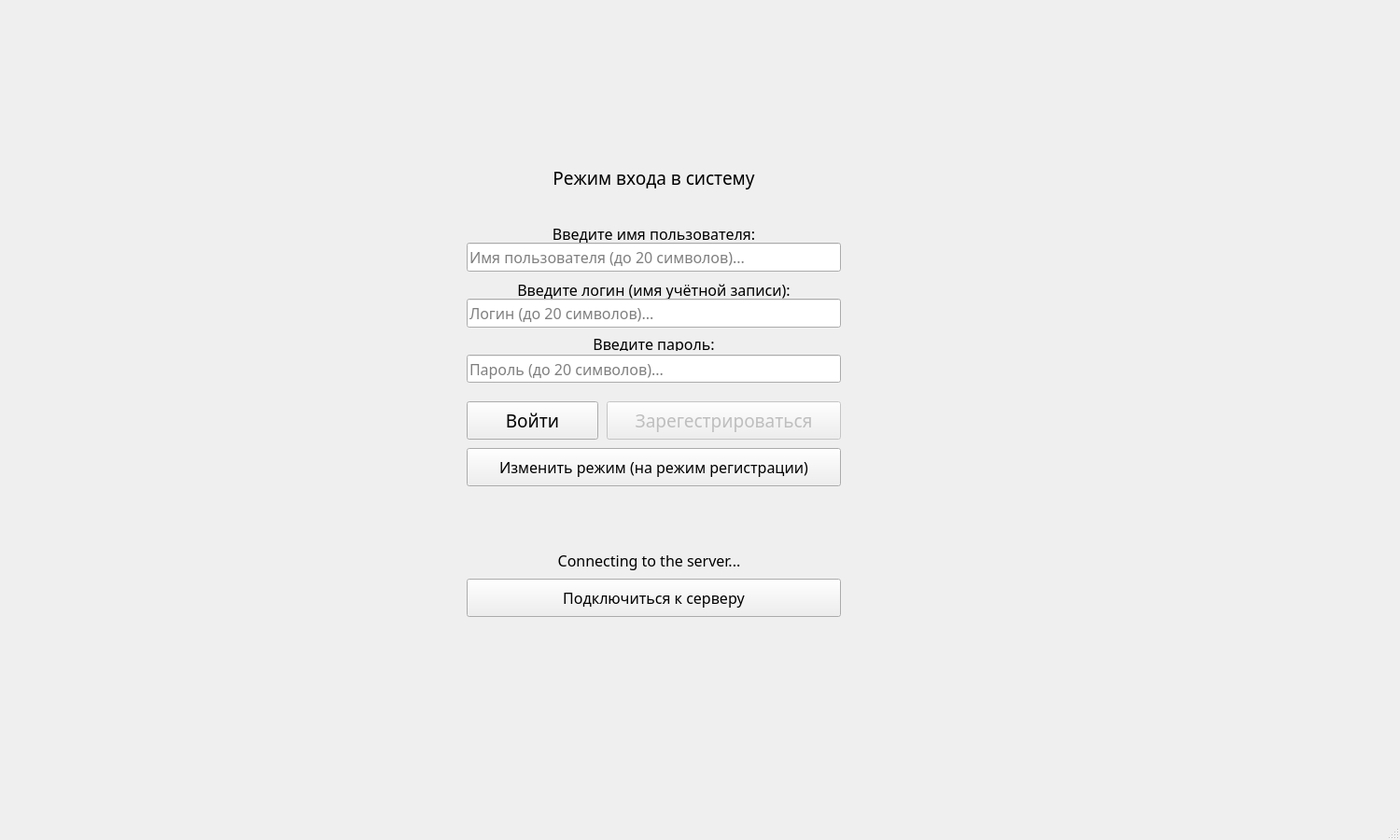
<?xml version="1.0" encoding="UTF-8"?>
<ui version="4.0">
 <class>MainWindow</class>
 <widget class="QMainWindow" name="MainWindow">
  <property name="geometry">
   <rect>
    <x>0</x>
    <y>0</y>
    <width>1500</width>
    <height>900</height>
   </rect>
  </property>
  <property name="minimumSize">
   <size>
    <width>1500</width>
    <height>900</height>
   </size>
  </property>
  <property name="maximumSize">
   <size>
    <width>10391</width>
    <height>10391</height>
   </size>
  </property>
  <property name="windowTitle">
   <string>MainWindow</string>
  </property>
  <property name="autoFillBackground">
   <bool>false</bool>
  </property>
  <widget class="QWidget" name="centralwidget">
   <widget class="QPushButton" name="loginButton">
    <property name="geometry">
     <rect>
      <x>500</x>
      <y>430</y>
      <width>141</width>
      <height>41</height>
     </rect>
    </property>
    <property name="font">
     <font>
      <family>Segoe Print</family>
      <pointsize>14</pointsize>
      <bold>false</bold>
      <underline>false</underline>
      <strikeout>false</strikeout>
      <kerning>true</kerning>
     </font>
    </property>
    <property name="text">
     <string>Войти</string>
    </property>
   </widget>
   <widget class="QLabel" name="enterLoginLabel">
    <property name="geometry">
     <rect>
      <x>500</x>
      <y>300</y>
      <width>401</width>
      <height>20</height>
     </rect>
    </property>
    <property name="font">
     <font>
      <family>Segoe Print</family>
      <pointsize>12</pointsize>
      <underline>false</underline>
     </font>
    </property>
    <property name="autoFillBackground">
     <bool>false</bool>
    </property>
    <property name="text">
     <string>Введите логин (имя учётной записи):</string>
    </property>
    <property name="alignment">
     <set>Qt::AlignmentFlag::AlignCenter</set>
    </property>
   </widget>
   <widget class="QLabel" name="enterPasswordLabel">
    <property name="geometry">
     <rect>
      <x>500</x>
      <y>360</y>
      <width>401</width>
      <height>16</height>
     </rect>
    </property>
    <property name="font">
     <font>
      <family>Segoe Print</family>
      <pointsize>12</pointsize>
     </font>
    </property>
    <property name="autoFillBackground">
     <bool>false</bool>
    </property>
    <property name="text">
     <string>Введите пароль:</string>
    </property>
    <property name="alignment">
     <set>Qt::AlignmentFlag::AlignCenter</set>
    </property>
   </widget>
   <widget class="QPushButton" name="registerButton">
    <property name="enabled">
     <bool>false</bool>
    </property>
    <property name="geometry">
     <rect>
      <x>650</x>
      <y>430</y>
      <width>251</width>
      <height>41</height>
     </rect>
    </property>
    <property name="font">
     <font>
      <family>Segoe Print</family>
      <pointsize>14</pointsize>
     </font>
    </property>
    <property name="text">
     <string>Зарегестрироваться</string>
    </property>
    <property name="checkable">
     <bool>false</bool>
    </property>
   </widget>
   <widget class="QLineEdit" name="loginLineEdit">
    <property name="geometry">
     <rect>
      <x>500</x>
      <y>320</y>
      <width>401</width>
      <height>31</height>
     </rect>
    </property>
    <property name="font">
     <font>
      <family>Segoe Print</family>
      <pointsize>12</pointsize>
      <italic>false</italic>
      <bold>false</bold>
     </font>
    </property>
    <property name="maxLength">
     <number>20</number>
    </property>
    <property name="frame">
     <bool>true</bool>
    </property>
    <property name="alignment">
     <set>Qt::AlignmentFlag::AlignJustify|Qt::AlignmentFlag::AlignVCenter</set>
    </property>
    <property name="readOnly">
     <bool>false</bool>
    </property>
    <property name="placeholderText">
     <string>Логин (до 20 символов)...</string>
    </property>
   </widget>
   <widget class="QLineEdit" name="passwordLineEdit">
    <property name="geometry">
     <rect>
      <x>500</x>
      <y>380</y>
      <width>401</width>
      <height>30</height>
     </rect>
    </property>
    <property name="font">
     <font>
      <family>Segoe Print</family>
      <pointsize>12</pointsize>
     </font>
    </property>
    <property name="inputMask">
     <string/>
    </property>
    <property name="text">
     <string/>
    </property>
    <property name="maxLength">
     <number>20</number>
    </property>
    <property name="echoMode">
     <enum>QLineEdit::EchoMode::Password</enum>
    </property>
    <property name="alignment">
     <set>Qt::AlignmentFlag::AlignJustify|Qt::AlignmentFlag::AlignVCenter</set>
    </property>
    <property name="placeholderText">
     <string>Пароль (до 20 символов)...</string>
    </property>
   </widget>
   <widget class="QLabel" name="serverConnectionLabel">
    <property name="geometry">
     <rect>
      <x>490</x>
      <y>580</y>
      <width>411</width>
      <height>41</height>
     </rect>
    </property>
    <property name="font">
     <font>
      <family>Segoe Print</family>
      <pointsize>12</pointsize>
     </font>
    </property>
    <property name="text">
     <string>Connecting to the server...</string>
    </property>
    <property name="alignment">
     <set>Qt::AlignmentFlag::AlignCenter</set>
    </property>
   </widget>
   <widget class="QPushButton" name="reTryToConnectButton">
    <property name="enabled">
     <bool>true</bool>
    </property>
    <property name="geometry">
     <rect>
      <x>500</x>
      <y>620</y>
      <width>401</width>
      <height>41</height>
     </rect>
    </property>
    <property name="font">
     <font>
      <family>Segoe Print</family>
      <pointsize>12</pointsize>
     </font>
    </property>
    <property name="text">
     <string>Подключиться к серверу</string>
    </property>
   </widget>
   <widget class="QLineEdit" name="usernameLineEdit">
    <property name="enabled">
     <bool>true</bool>
    </property>
    <property name="geometry">
     <rect>
      <x>500</x>
      <y>260</y>
      <width>401</width>
      <height>31</height>
     </rect>
    </property>
    <property name="font">
     <font>
      <family>Segoe Print</family>
      <pointsize>12</pointsize>
      <italic>false</italic>
      <bold>false</bold>
     </font>
    </property>
    <property name="maxLength">
     <number>20</number>
    </property>
    <property name="frame">
     <bool>true</bool>
    </property>
    <property name="alignment">
     <set>Qt::AlignmentFlag::AlignJustify|Qt::AlignmentFlag::AlignVCenter</set>
    </property>
    <property name="readOnly">
     <bool>false</bool>
    </property>
    <property name="placeholderText">
     <string>Имя пользователя (до 20 символов)...</string>
    </property>
   </widget>
   <widget class="QLabel" name="enterUsernameLabel">
    <property name="enabled">
     <bool>true</bool>
    </property>
    <property name="geometry">
     <rect>
      <x>500</x>
      <y>240</y>
      <width>401</width>
      <height>20</height>
     </rect>
    </property>
    <property name="font">
     <font>
      <family>Segoe Print</family>
      <pointsize>12</pointsize>
      <underline>false</underline>
     </font>
    </property>
    <property name="autoFillBackground">
     <bool>false</bool>
    </property>
    <property name="text">
     <string>Введите имя пользователя:</string>
    </property>
    <property name="alignment">
     <set>Qt::AlignmentFlag::AlignCenter</set>
    </property>
   </widget>
   <widget class="QLabel" name="actionStatusLabel">
    <property name="geometry">
     <rect>
      <x>500</x>
      <y>170</y>
      <width>401</width>
      <height>41</height>
     </rect>
    </property>
    <property name="font">
     <font>
      <family>Segoe Print</family>
      <pointsize>14</pointsize>
      <underline>false</underline>
     </font>
    </property>
    <property name="autoFillBackground">
     <bool>false</bool>
    </property>
    <property name="text">
     <string>Режим входа в систему</string>
    </property>
    <property name="alignment">
     <set>Qt::AlignmentFlag::AlignCenter</set>
    </property>
   </widget>
   <widget class="QPushButton" name="switchActionStatusButton">
    <property name="geometry">
     <rect>
      <x>500</x>
      <y>480</y>
      <width>401</width>
      <height>41</height>
     </rect>
    </property>
    <property name="font">
     <font>
      <family>Segoe Print</family>
      <pointsize>12</pointsize>
      <bold>false</bold>
      <underline>false</underline>
      <strikeout>false</strikeout>
      <kerning>true</kerning>
     </font>
    </property>
    <property name="text">
     <string>Изменить режим (на режим регистрации)</string>
    </property>
   </widget>
  </widget>
  <widget class="QStatusBar" name="statusbar"/>
 </widget>
 <resources/>
 <connections/>
</ui>
